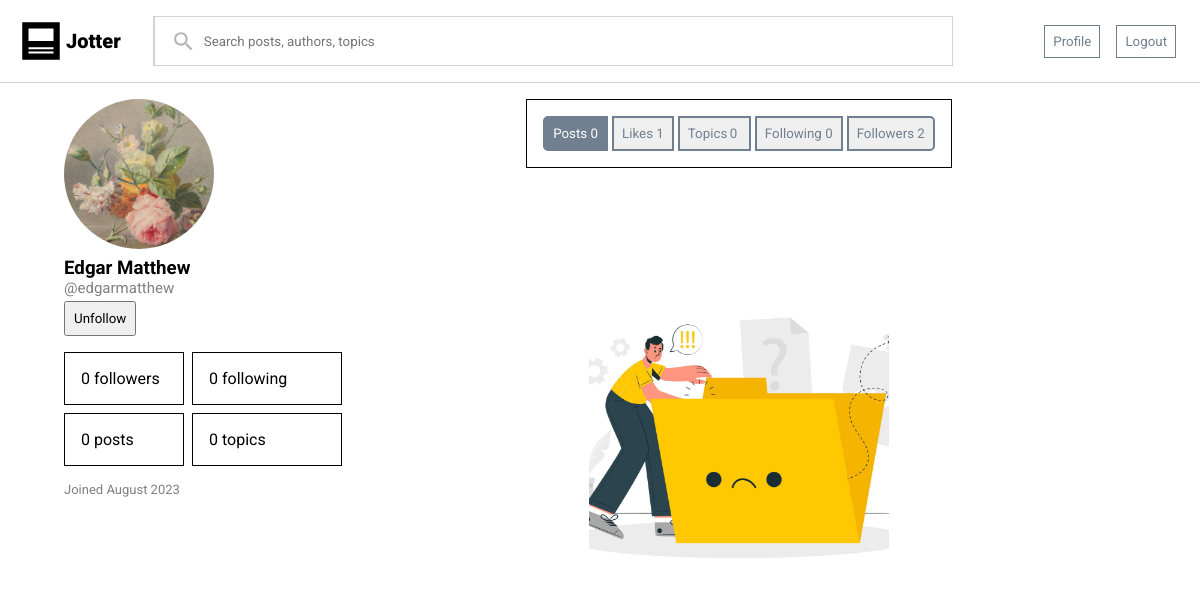
The page /accounts/profile/edgarmatthew/ (signed in) on the database as committed earlier.
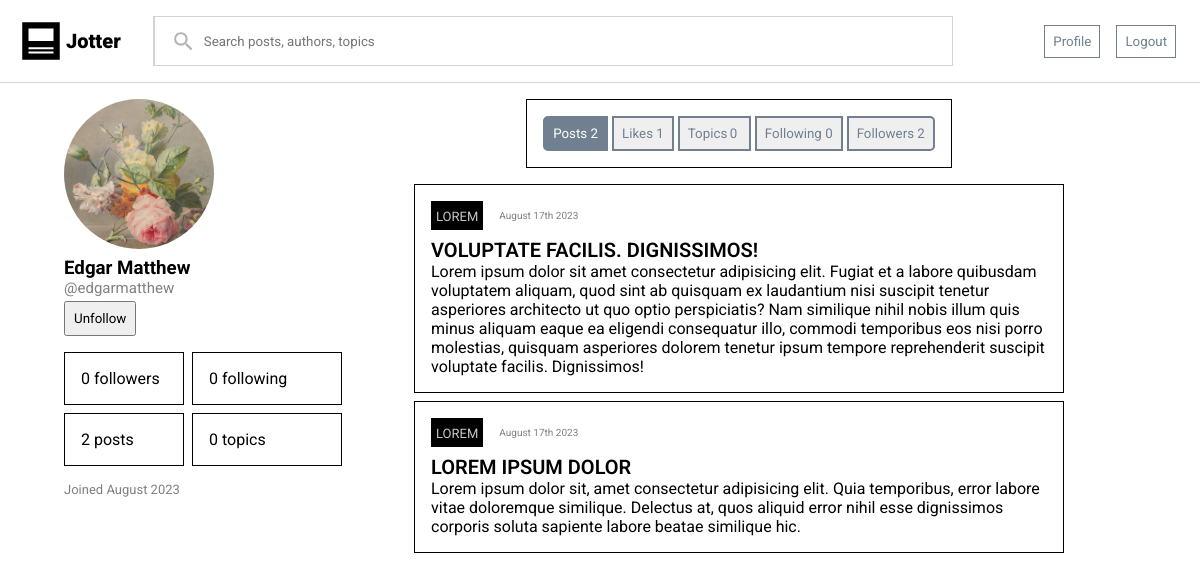
The same page on the database as committed later.
### blog/models.py (models this page shows, shortened)
class Post(models.Model):
    uuid = models.UUIDField(default=uuid4, auto_created=True)
    author = models.ForeignKey(settings.AUTH_USER_MODEL, on_delete=models.CASCADE)
    topic = models.ForeignKey(Topic, on_delete=models.CASCADE, null=True, blank=True)
    title = models.CharField(max_length=150, null=True, blank=True)
    text = models.TextField(null=True, blank=True)
    dateAdded = models.DateTimeField(auto_now_add=True)
    slug = models.SlugField(null=False)
    tags = models.CharField(max_length=50, null=True, blank=True)
    likes = models.ManyToManyField(settings.AUTH_USER_MODEL, through='LikeRelation', related_name='likedPosts')
    draft = models.BooleanField(default=False)
    class Meta:
        ordering = ('-dateAdded',)

class Topic(models.Model):
    title = models.CharField(max_length=25)
    uuid = models.UUIDField(default=uuid4)
    def __str__(self):
        return self.title

### accounts/views.py (the view)
# urls.py: path('profile/<str:username>/', Profile.as_view(), name="profile"),
@method_decorator(login_required, name="dispatch")
class Profile(DetailView):
    model = CustomUser
    slug_field = 'username'
    slug_url_kwarg = 'username'
    template_name = 'registration/profile.html'
    def get(self, request, *args, **kwargs):
        profile = super(Profile, self).get_object()
        posts = profile.post_set.all()
        comments = profile.comment_set.all()
        topics = profile.topics.all()
        followers = profile.followers.all()
        following = profile.following.all()
        likedPosts = profile.likedPosts.all()
        follow = False
        if request.user in profile.followers.all():
            follow = True
        context = {'profile': profile, 'posts': posts, 'comments': comments, 'topics': topics, 'likedPosts': likedPosts,'follow': follow, 'associates': {'followers': followers, 'following': following}}
        return render(request, self.template_name, context)

### accounts/models.py (called while the page is built)
    def __str__(self):
        return self.username

### accounts/templates/registration/profile.html (shortened to what this page needs)
{% extends "blog/base.html" %}
{% load static %}
{% block staticfiles %}
<link rel="stylesheet" href="{% static 'blog/css/blogPost.css' %}">
<link rel="stylesheet" href="{% static 'accounts/css/profile.css' %}">
<link rel="stylesheet" href="{% static 'accounts/css/topicTab.css' %}">
<link rel="stylesheet" href="{% static 'accounts/css/profileTab.css' %}">
{% endblock staticfiles %}
{% block content %}
<div class="profile">
    <div class="sidebar">
        <div class="profileImage"></div>
        <h3 class="name">{{ profile.get_full_name }}</h3>
        <p class="handle">@{{ profile.username }}</p>
        {% if request.user != profile %}
        {% if follow %}
        <button class="unfollow">Unfollow</button>
        {% else %}
        <button class="follow">Follow</button>
        {% endif %}
        {% endif %}
        <div class="stats">
            <div class="followers">{{ followers|length }} followers</div>
            <div class="following">{{ following|length }} following</div>
            <div class="posts">{{ posts|length }} posts</div>
            <div class="topics">{{ topics|length }} topics</div>
        </div>
        <div class="joined">Joined {{ profile.date_joined|date:"F o" }}</div>
    </div>
    <div class="main">
        <div class="profileNavbar">
            <ul>
                <li>
                    <button class="posts selected">
                        Posts
                        <span class="badge">{{ posts|length }}</span>
                    </button>
                </li>
                <li>
                    <button class="likedPosts">
                        Likes
                        <span class="badge">{{ likedPosts|length }}</span>
                    </button>
                </li>
                <li>
                    <button class="topics">
                        Topics
                        <span class="badge">{{ topics|length }}</span>
                    </button>
                </li>
                <li>
                    <button class="following">
                        Following
                        <span class="badge">{{ associates.following|length }}</span>
                    </button>
                </li>
                <li>
                    <button class="followers">
                        Followers
                        <span class="badge">{{ associates.followers|length }}</span>
                    </button>
                </li>
            </ul>
        </div>
        <div class="content">
            <div class="posts">
                {% for post in posts %}
                {% include 'blog/blogPost.html' %}
                {% empty %}
                <div class="empty-image">
                    <div class="empty"></div>
                </div>
                {% endfor %}
            </div>
        </div>
    </div>
</div>
{% endblock content %}

### blog/templates/blog/blogPost.html
{% load static %}
<div class="post">
    <div class="header">
        <div class="topic"><a href="{% url 'blog:topicDetail' post.topic.uuid %}">{{ post.topic|upper }}</a></div>
        <div class="time">{{ post.dateAdded|date:"F jS o" }}</div>
    </div>
    <div class="title"><a href="{% url 'blog:postDetail' post.slug %}">{{ post.title|upper }}</a></div>
    <div class="content">{{ post.text|truncatewords:70 }}</div>
</div>

Rows that differ between the two databases and show on the page:
added Post: topic "LOREM", dateAdded "August 17th 2023", title "VOLUPTATE FACILIS. DIGNISSIMOS!", text "Lorem ipsum dolor sit amet consectetur adipisicing elit. Fugiat et a labore quibusdam voluptatem aliquam, quod sint ab quisquam ex laudantium nisi suscipit tenetur asperiores architecto ut quo optio perspiciatis? Nam similique nihil nobis illum quis minus aliquam eaque ea eligendi consequatur illo, commodi temporibus eos nisi porro molestias, quisquam asperiores dolorem tenetur ipsum tempore reprehenderit suscipit voluptate facilis. Dignissimos!"
added Post: topic "LOREM", dateAdded "August 17th 2023", title "LOREM IPSUM DOLOR", text "Lorem ipsum dolor sit, amet consectetur adipisicing elit. Quia temporibus, error labore vitae doloremque similique. Delectus at, quos aliquid error nihil esse dignissimos corporis soluta sapiente labore beatae similique hic."
Other text that changed with them:
{{ posts|length }}: "0" → "2"
